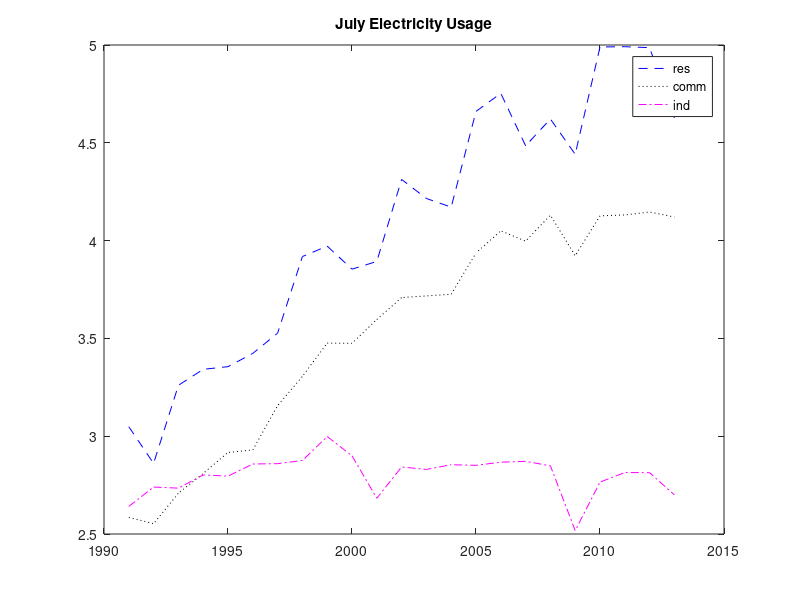

MATLAB code to generate this figure:
load electricity.mat
usage
usage(2, 3) = 2.74
res = usage(:, 1)
comm = usage(:, 2)
ind = usage(:, 3)
yrs = (1991:2013)'
plot(yrs, res, 'b--')
hold on
plot(yrs, comm, 'k:')
plot(yrs, ind, 'm-.')
title('July Electricity Usage')
legend('res', 'comm', 'ind')